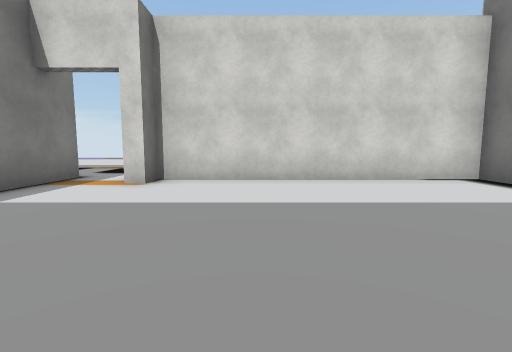
View 1 (above)

19 first-person views from a walk through a scene from a Unity 3-D project. The camera is 1.4 m above the floor, tilts 6° down and sees 85° across. The floor is counted in squares, 2 m on a side. Each view is taken from the middle of a square. On the plan, view 1 faces up. The plan holds only what a view shows up to about 9 squares ahead; the rest is blank. The place goes on beyond the plan. The player character is not drawn. Some surface patterns are stand-ins.

View 2
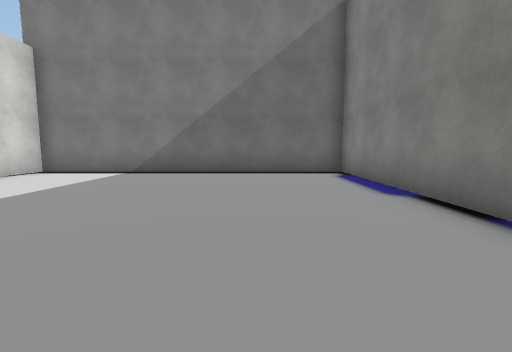

View 3
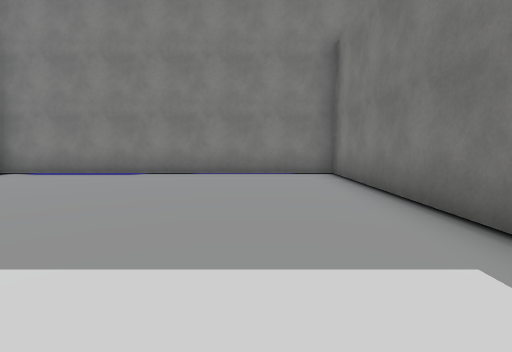

View 4
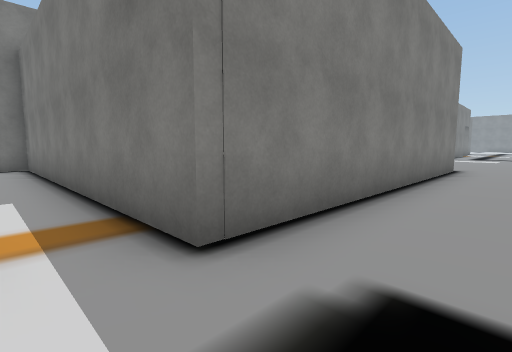

View 5
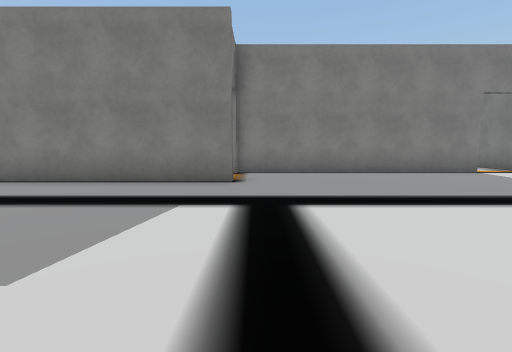

View 6
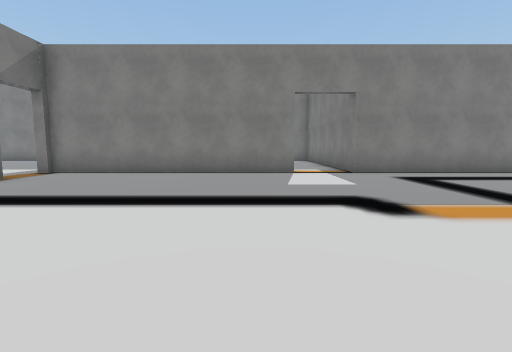

View 7
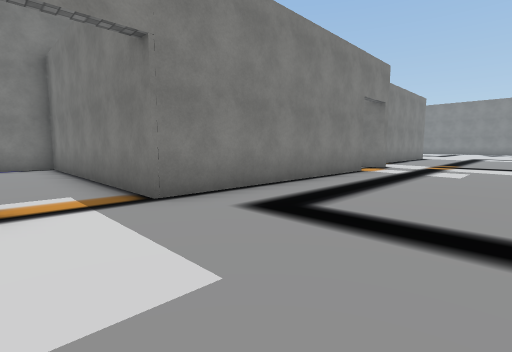

View 8
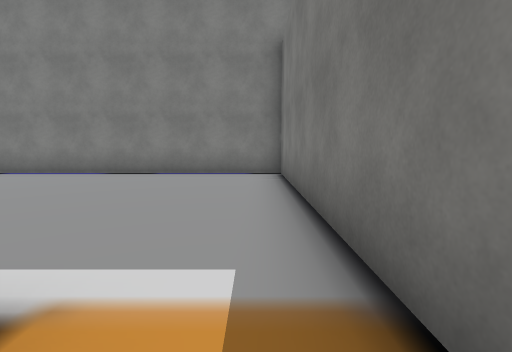

View 9
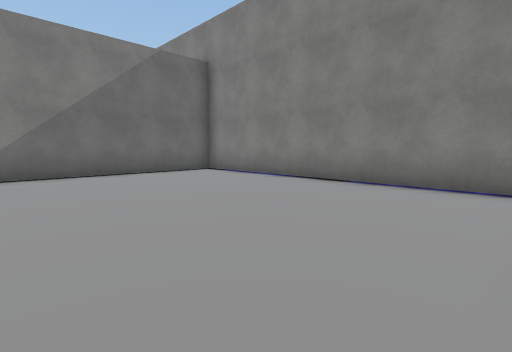

View 10
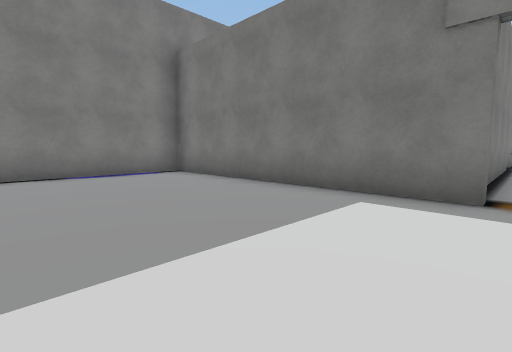

View 11
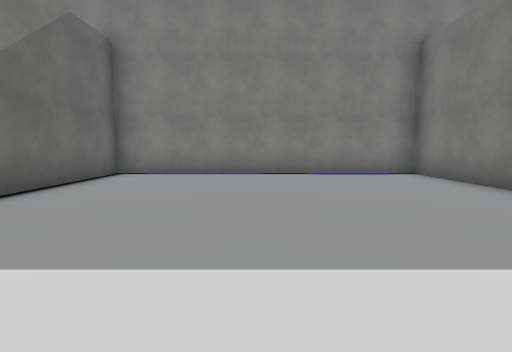

View 12
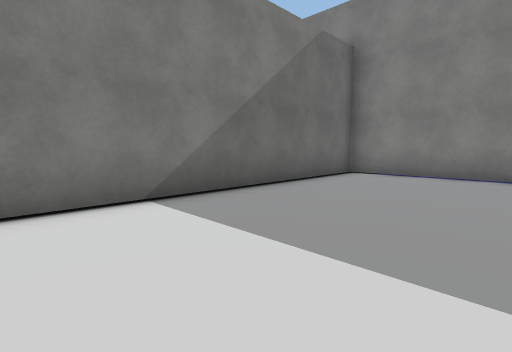

View 13
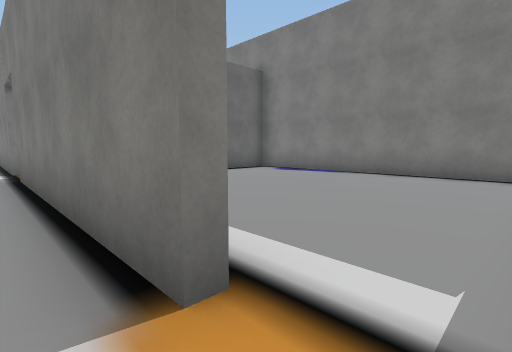

View 14
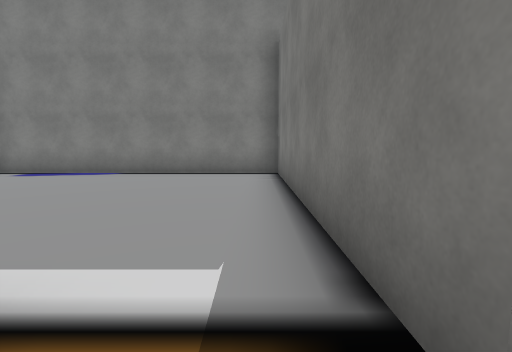

View 15
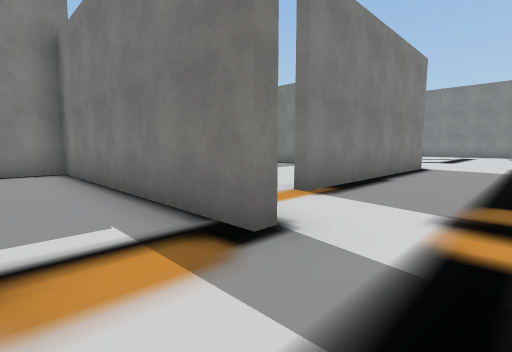

View 16
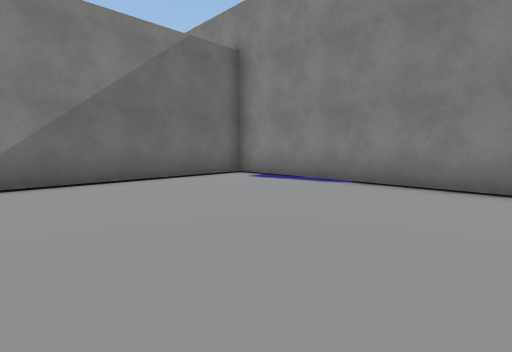

View 17
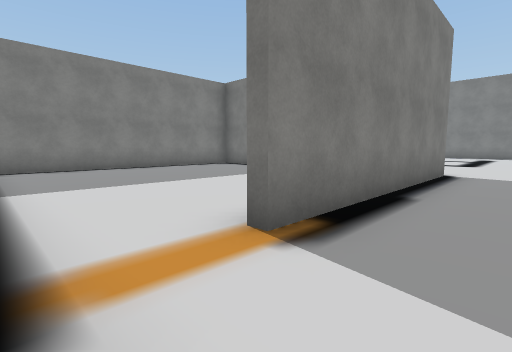

View 18
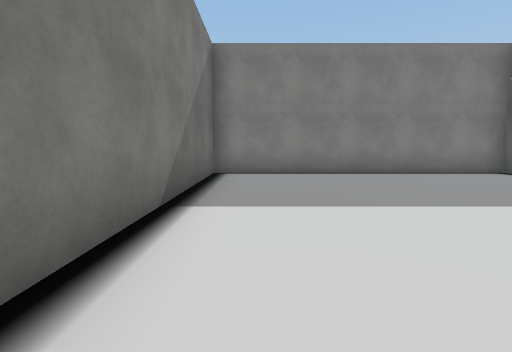

View 19
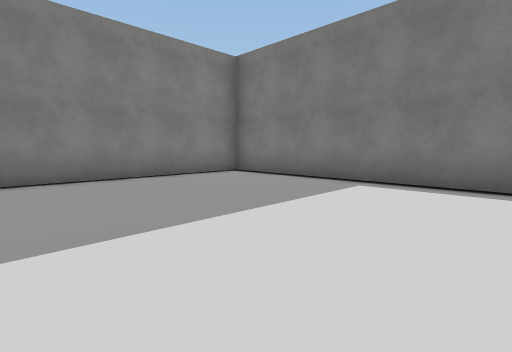

### Floor plan
Points are (right, up) in squares from view 1. A wall is a line through its corners. A room is listed if a view was taken in it or the views show most of it. See-through windows are left out.
Room 1 (views 1, 2, 3)
walls: (-4.1, 5.4) (-4.1, -2.4) (4.8, -2.4) (4.8, 6) (-2.1, 6) (-2.1, 5.3) (-2.5, 5.3)
ways out: opening at (-3, 6) to room 2
Room 2 (views 4, 5, 6, 7, 8, 13, 14, 15, 17, 18)
walls: (-12.5, 5.9) (-12.5, 6.4) (-4.1, 6.4) (-4.1, 5.4); (-19.1, 4.4) (-12.2, 4.4); (-27, 4.4) (-20.7, 4.4) (-20.7, 3.4); (-28.6, 4.5) (-28.6, 3.5); (-37, 3.5) (-30.6, 3.5)
ways out: opening at (-3, 6) to room 1; opening at (-20, 4) to room 3; opening at (-12, 5) to room 4; opening at (-27.5, 4) to room 5; opening at (-30, 3) to room 6
Room 3 (view 9)
walls: (-20.7, 3.4) (-20.7, -2.4) (-12.5, -2.4) (-12.5, 2.8)
ways out: opening at (-20, 4) to room 2
Room 4 (views 10, 11, 12)
walls: (-12.2, 4.4) (-12.2, -2.4) (-4.3, -2.4) (-4.3, 4.9)
ways out: opening at (-12, 5) to room 2
Room 5 (view 16)
walls: (-28.6, 3.5) (-28.6, -2.4) (-21, -2.4) (-21, 2.9)
ways out: opening at (-27.5, 4) to room 2
Room 6 (view 19)
walls: (-36.6, 1.9) (-36.6, -4.5) (-28.9, -4.5) (-28.9, 1.9)
ways out: opening at (-30, 3) to room 2

Positions as (right, up) in squares from view 1, and headings:
1: (0, 0), facing up
2: (-3, 0), facing right
3: (-2, 5), facing down
4: (-3, 8), facing down-left
5: (-13, 12), facing down
6: (-18, 12), facing down
7: (-19, 8), facing down-left
8: (-20, 5), facing down
9: (-20, 3), facing down-right
10: (-8, 5), facing down-left
11: (-8, 5), facing down
12: (-8, 5), facing down-right
13: (-28, 5), facing down-right
14: (-28, 5), facing down
15: (-27, 6), facing down-left
16: (-27, 3), facing down-right
17: (-29, 5), facing down-left
18: (-30, 3), facing down
19: (-31, 2), facing down-left
